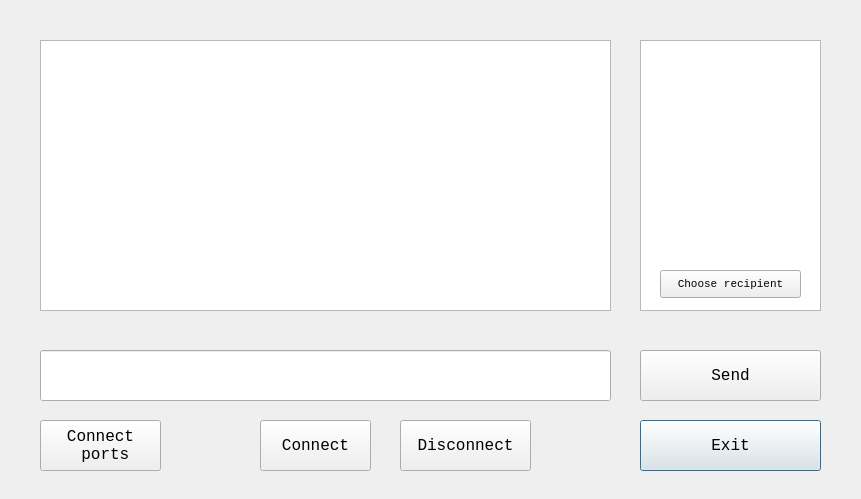
<?xml version="1.0" encoding="UTF-8"?>
<ui version="4.0">
 <class>Chat</class>
 <widget class="QDialog" name="Chat">
  <property name="geometry">
   <rect>
    <x>0</x>
    <y>0</y>
    <width>861</width>
    <height>499</height>
   </rect>
  </property>
  <property name="font">
   <font>
    <family>Consolas</family>
    <pointsize>12</pointsize>
   </font>
  </property>
  <property name="windowTitle">
   <string>Dialog</string>
  </property>
  <widget class="QPushButton" name="pushButtonExitChat">
   <property name="geometry">
    <rect>
     <x>640</x>
     <y>420</y>
     <width>181</width>
     <height>51</height>
    </rect>
   </property>
   <property name="text">
    <string>Exit</string>
   </property>
  </widget>
  <widget class="QLineEdit" name="lineEditMessage">
   <property name="geometry">
    <rect>
     <x>40</x>
     <y>350</y>
     <width>571</width>
     <height>51</height>
    </rect>
   </property>
  </widget>
  <widget class="QPushButton" name="pushButtonSendMessage">
   <property name="geometry">
    <rect>
     <x>640</x>
     <y>350</y>
     <width>181</width>
     <height>51</height>
    </rect>
   </property>
   <property name="text">
    <string>Send</string>
   </property>
  </widget>
  <widget class="QListWidget" name="listWidget">
   <property name="geometry">
    <rect>
     <x>640</x>
     <y>40</y>
     <width>181</width>
     <height>271</height>
    </rect>
   </property>
  </widget>
  <widget class="QPushButton" name="pushButtonDisconnect">
   <property name="geometry">
    <rect>
     <x>400</x>
     <y>420</y>
     <width>131</width>
     <height>51</height>
    </rect>
   </property>
   <property name="text">
    <string>Disconnect</string>
   </property>
  </widget>
  <widget class="QPushButton" name="pushButtonConnect">
   <property name="geometry">
    <rect>
     <x>260</x>
     <y>420</y>
     <width>111</width>
     <height>51</height>
    </rect>
   </property>
   <property name="text">
    <string>Connect</string>
   </property>
  </widget>
  <widget class="QTextEdit" name="textEdit">
   <property name="geometry">
    <rect>
     <x>40</x>
     <y>40</y>
     <width>571</width>
     <height>271</height>
    </rect>
   </property>
  </widget>
  <widget class="QPushButton" name="pushButtonChoose">
   <property name="geometry">
    <rect>
     <x>660</x>
     <y>270</y>
     <width>141</width>
     <height>28</height>
    </rect>
   </property>
   <property name="font">
    <font>
     <pointsize>8</pointsize>
    </font>
   </property>
   <property name="text">
    <string>Choose recipient</string>
   </property>
  </widget>
  <widget class="QPushButton" name="pushButtonConnectPorts">
   <property name="geometry">
    <rect>
     <x>40</x>
     <y>420</y>
     <width>121</width>
     <height>51</height>
    </rect>
   </property>
   <property name="text">
    <string>Connect
 ports</string>
   </property>
  </widget>
 </widget>
 <resources/>
 <connections>
  <connection>
   <sender>pushButtonExitChat</sender>
   <signal>clicked()</signal>
   <receiver>Chat</receiver>
   <slot>close()</slot>
   <hints>
    <hint type="sourcelabel">
     <x>714</x>
     <y>441</y>
    </hint>
    <hint type="destinationlabel">
     <x>830</x>
     <y>435</y>
    </hint>
   </hints>
  </connection>
 </connections>
</ui>
